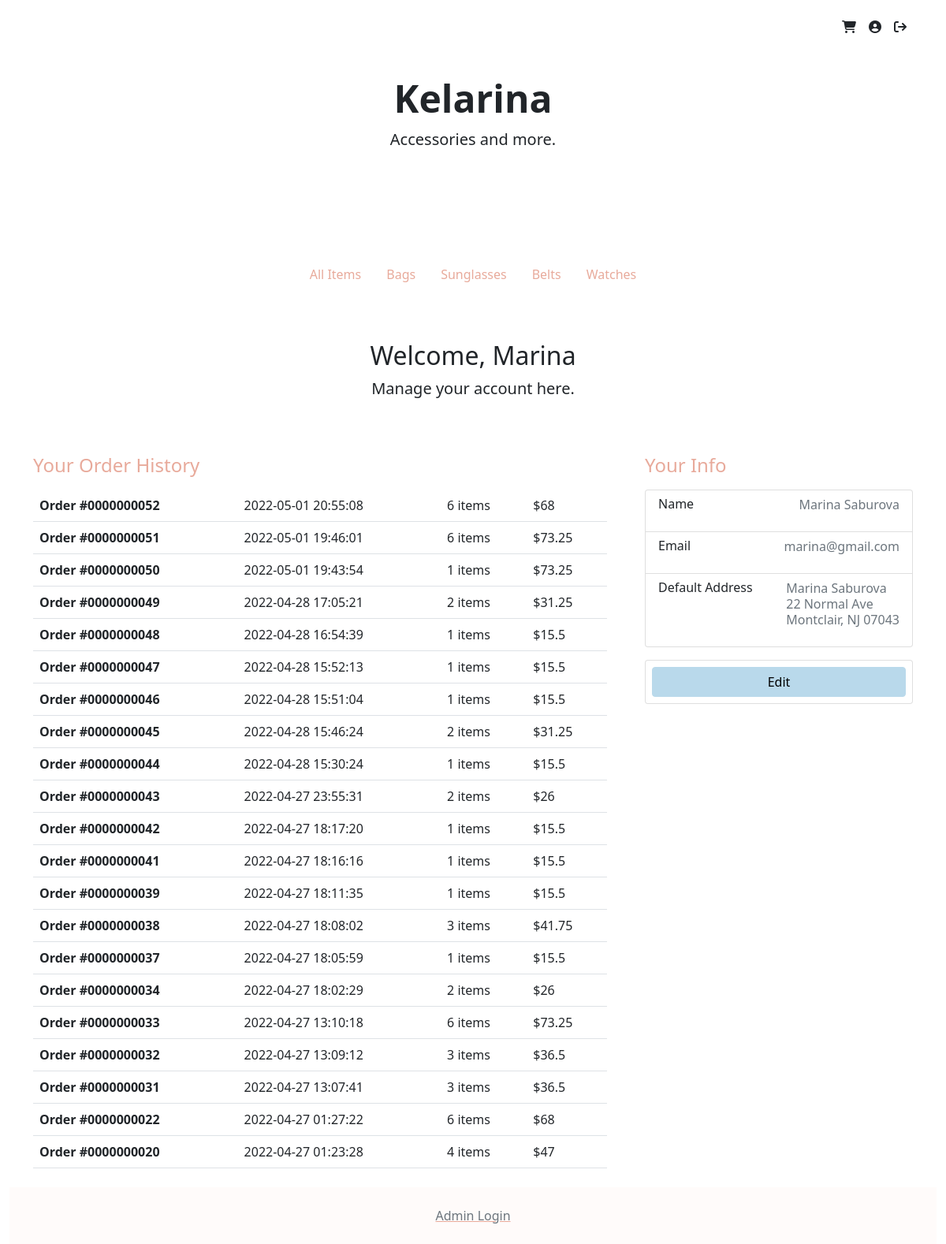
/?action=account (signed in), run on the app's committed database.
### tables this page shows
CREATE TABLE `customer` (
  `customerID` int(10) UNSIGNED ZEROFILL NOT NULL,
  `email` varchar(60) NOT NULL,
  `password` varchar(60) NOT NULL,
  `firstName` varchar(30) NOT NULL,
  `lastName` varchar(30) NOT NULL,
  `shipFirstName` varchar(30) DEFAULT NULL,
  `shipLastName` varchar(30) DEFAULT NULL,
  `shipStreet` varchar(30) DEFAULT NULL,
  `shipStreet2` varchar(30) DEFAULT NULL,
  `shipCity` varchar(30) DEFAULT NULL,
  `shipState` char(2) DEFAULT NULL,
  `shipZip` int(5) UNSIGNED ZEROFILL DEFAULT NULL,
  `dateJoined` timestamp NOT NULL DEFAULT current_timestamp(),
  `status` varchar(10) NOT NULL DEFAULT 'active'
);

CREATE TABLE `orders` (
  `orderID` int(10) UNSIGNED ZEROFILL NOT NULL,
  `customerID` int(10) UNSIGNED ZEROFILL DEFAULT NULL,
  `email` varchar(60) NOT NULL,
  `itemsPrice` decimal(7,2) UNSIGNED NOT NULL,
  `shipping` decimal(4,2) UNSIGNED NOT NULL,
  `tax` decimal(4,2) UNSIGNED NOT NULL,
  `status` varchar(15) NOT NULL,
  `timePlaced` timestamp NOT NULL DEFAULT current_timestamp(),
  `shipFirstName` varchar(30) NOT NULL,
  `shipLastName` varchar(30) NOT NULL,
  `shipStreet` varchar(30) NOT NULL,
  `shipStreet2` varchar(30) DEFAULT NULL,
  `shipCity` varchar(30) NOT NULL,
  `shipState` char(2) NOT NULL,
  `shipZip` int(5) UNSIGNED ZEROFILL NOT NULL
);

### function/customer-db.php (called while the page is built, shortened)
<?php
function getCustomerData($customerID)
{
    global $db;
    $query = 'SELECT * FROM `customer` WHERE `customerID` = :customerID';
    $statement = $db->prepare($query);
    $statement->bindValue(':customerID', $customerID);
    $statement->execute();
    $customer = $statement->fetch();
    return $customer;
}
function getOrderHistory($customerID)
{
    global $db;
    $query = 'SELECT * FROM `orders` WHERE `customerID` = :customerID ORDER BY `timePlaced` DESC';
    $statement = $db->prepare($query);
    $statement->bindValue(':customerID', $customerID);
    $statement->execute();
    $orders = $statement->fetchAll();
    return $orders;
}
function getOrderItems($orderID)
{
    global $db;
    $query = 'SELECT `order_items`.*, `item`.`name` FROM `order_items` INNER JOIN `item` ON `order_items`.`itemID` = `item`.`itemID`  WHERE `orderID` = :orderID';
    $statement = $db->prepare($query);
    $statement->bindValue(':orderID', $orderID);
    $statement->execute();
    $items = $statement->fetchAll();
    return $items;
}
function getOrderQuantity($orderID)
{
    $items = getOrderItems($orderID);
    $quantity = 0;
    foreach ($items as $item) {
        $quantity += $item['quantity'];
    }
    return $quantity;
}

### page/account.php (the view, shortened to what this page needs)
<?php
include('view/header.php');
include('view/navigation.php');
?>
<div class="container">
    <main>
        <div class="py-5 text-center">
            <h2>Welcome, <?php echo $info['firstName'] ?></h2>
            <p class="lead">Manage your account here.</p>
        </div>
        <div class="row g-5">
            <div class="col-md-5 col-lg-4 order-md-last">
                <div class="sticky-top" style="top:72px; z-index: 1018">
                    <h4 class="d-flex justify-content-between align-items-center mb-3 pt-1">
                        <span class="text-primary">Your Info</span>
                    </h4>
                    <ul class="list-group mb-3">
                        <li class="list-group-item d-flex justify-content-between lh-sm  pb-4">
                            <div>
                                <h6 class="my-0">Name</h6>
                            </div>
                            <span class="text-muted"><?php echo $info['firstName'] . ' ' . $info['lastName'] ?></span>
                        </li>
                        <li class="list-group-item d-flex justify-content-between lh-sm pb-4">
                            <div>
                                <h6 class="my-0">Email</h6>
                            </div>
                            <span class="text-muted"><?php echo $info['email'] ?></span>
                        </li>
                        <li class="list-group-item d-flex justify-content-between lh-sm  pb-4">
                            <div>
                                <h6 class="my-0">Default Address</h6>
                            </div>
                            <span class="text-muted">
                                <?php
                                if (isset($info['shipStreet'])) {
                                    echo $info['firstName'] . ' ' . $info['lastName'] . '</br>';
                                    echo $info['shipStreet'] . '</br>';
                                    echo $info['shipCity'] . ', ';
                                    echo $info['shipState'] . ' ';
                                    echo $info['shipZip'];
                                } else {
                                    echo 'not set';
                                }
                                ?>
                            </span>
                        </li>
                    </ul>
                    <form class="card p-2" action=".#view">
                        <div class="input-group">
                            <button class="w-100 btn btn-secondary" type="submit">Edit</button>
                        </div>
                    </form>
                </div>
            </div>
            <div class="col-md-7 col-lg-8">
                <h4 class="mb-3 text-primary pt-1">Your Order History</h4>
                <table class="table">
                    <tbody>
                        <?php
                        foreach ($orders as $order) {
                            $totalPrice = $order['itemsPrice'] + $order['shipping'] + $order['tax'];
                        ?>
                            <tr>
                                <th scope="row"> <a href=".?action=order-details&orderid=<?php echo $order['orderID'] ?>#view" class="text-reset text-decoration-none">
                                        Order #<?php echo $order['orderID'] ?></a>
                                <td><?php echo $order['timePlaced'] ?></td>
                                <td><?php echo getOrderQuantity($order['orderID']) ?> items </td>
                                <td>$<?php echo $totalPrice ?></td>
                            </tr>
                        <?php
                        }
                        ?>
                    </tbody>
                </table>
            </div>
        </div>
    </main>
    <?php
    include 'view/footer.php';
    ?>

### data on the page
customer: firstName "Marina", lastName "Saburova", email "marina@gmail.com", shipStreet "22 Normal Ave", shipCity "Montclair", shipState "NJ", shipZip "07043"
orders: orderID "0000000052", timePlaced "2022-05-01 20:55:08", orderID "6", totalPrice "68"
orders: orderID "0000000051", timePlaced "2022-05-01 19:46:01", orderID "6", totalPrice "73.25"
orders: orderID "0000000050", timePlaced "2022-05-01 19:43:54", orderID "1", totalPrice "73.25"
orders: orderID "0000000049", timePlaced "2022-04-28 17:05:21", orderID "2", totalPrice "31.25"
orders: orderID "0000000048", timePlaced "2022-04-28 16:54:39", orderID "1", totalPrice "15.5"
orders: orderID "0000000047", timePlaced "2022-04-28 15:52:13", orderID "1", totalPrice "15.5"
orders: orderID "0000000046", timePlaced "2022-04-28 15:51:04", orderID "1", totalPrice "15.5"
orders: orderID "0000000045", timePlaced "2022-04-28 15:46:24", orderID "2", totalPrice "31.25"
orders: orderID "0000000044", timePlaced "2022-04-28 15:30:24", orderID "1", totalPrice "15.5"
orders: orderID "0000000043", timePlaced "2022-04-27 23:55:31", orderID "2", totalPrice "26"
orders: orderID "0000000042", timePlaced "2022-04-27 18:17:20", orderID "1", totalPrice "15.5"
orders: orderID "0000000041", timePlaced "2022-04-27 18:16:16", orderID "1", totalPrice "15.5"
orders: orderID "0000000039", timePlaced "2022-04-27 18:11:35", orderID "1", totalPrice "15.5"
orders: orderID "0000000038", timePlaced "2022-04-27 18:08:02", orderID "3", totalPrice "41.75"
orders: orderID "0000000037", timePlaced "2022-04-27 18:05:59", orderID "1", totalPrice "15.5"
orders: orderID "0000000034", timePlaced "2022-04-27 18:02:29", orderID "2", totalPrice "26"
orders: orderID "0000000033", timePlaced "2022-04-27 13:10:18", orderID "6", totalPrice "73.25"
orders: orderID "0000000032", timePlaced "2022-04-27 13:09:12", orderID "3", totalPrice "36.5"
orders: orderID "0000000031", timePlaced "2022-04-27 13:07:41", orderID "3", totalPrice "36.5"
orders: orderID "0000000022", timePlaced "2022-04-27 01:27:22", orderID "6", totalPrice "68"
orders: orderID "0000000020", timePlaced "2022-04-27 01:23:28", orderID "4", totalPrice "47"
